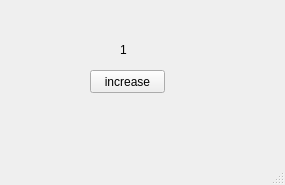
<?xml version="1.0" encoding="UTF-8"?>
<ui version="4.0">
 <class>MainWindow</class>
 <widget class="QMainWindow" name="MainWindow">
  <property name="geometry">
   <rect>
    <x>0</x>
    <y>0</y>
    <width>285</width>
    <height>185</height>
   </rect>
  </property>
  <property name="windowTitle">
   <string>MainWindow</string>
  </property>
  <widget class="QWidget" name="centralwidget">
   <widget class="QLabel" name="lbl">
    <property name="geometry">
     <rect>
      <x>120</x>
      <y>40</y>
      <width>16</width>
      <height>20</height>
     </rect>
    </property>
    <property name="text">
     <string>1</string>
    </property>
   </widget>
   <widget class="QPushButton" name="pb">
    <property name="geometry">
     <rect>
      <x>90</x>
      <y>70</y>
      <width>75</width>
      <height>23</height>
     </rect>
    </property>
    <property name="text">
     <string>increase</string>
    </property>
   </widget>
  </widget>
  <widget class="QMenuBar" name="menubar">
   <property name="geometry">
    <rect>
     <x>0</x>
     <y>0</y>
     <width>285</width>
     <height>21</height>
    </rect>
   </property>
  </widget>
  <widget class="QStatusBar" name="statusbar"/>
 </widget>
 <resources/>
 <connections/>
</ui>
